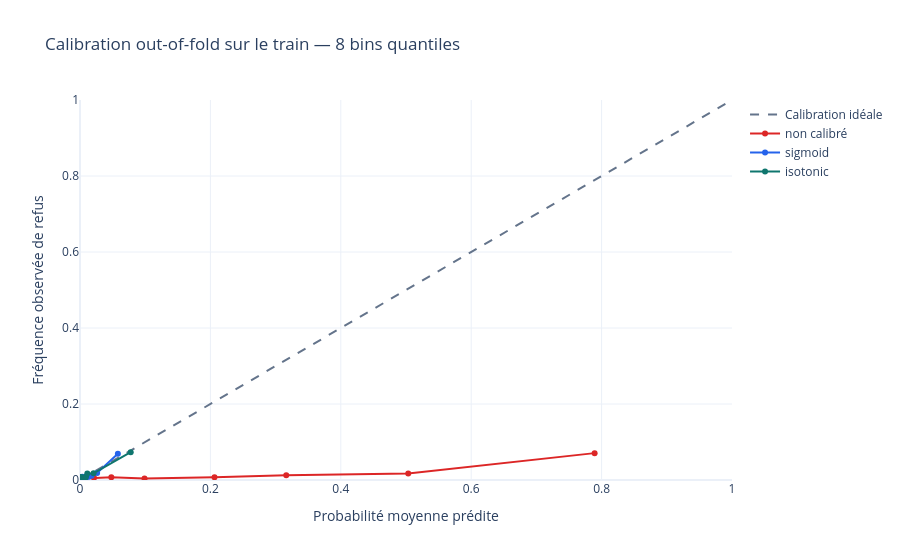

Source (notebook cell):
### Code cell
calibration_figure = go.Figure()
calibration_figure.add_trace(
    go.Scatter(
        x=[0, 1],
        y=[0, 1],
        mode="lines",
        name="Calibration idéale",
        line={"color": "#64748B", "dash": "dash"},
    )
)

method_colors = {
    "non calibré": "#DC2626",
    "sigmoid": "#2563EB",
    "isotonic": "#0F766E",
}
for method, probabilities in oof_probabilities_by_method.items():
    observed_frequency, predicted_probability = calibration_curve(
        y_train,
        probabilities,
        n_bins=8,
        strategy="quantile",
    )
    calibration_figure.add_trace(
        go.Scatter(
            x=predicted_probability,
            y=observed_frequency,
            mode="lines+markers",
            name=method,
            line={"color": method_colors[method]},
        )
    )

calibration_figure.update_layout(
    title="Calibration out-of-fold sur le train — 8 bins quantiles",
    xaxis_title="Probabilité moyenne prédite",
    yaxis_title="Fréquence observée de refus",
    xaxis={"range": [0, 1]},
    yaxis={"range": [0, 1]},
)
calibration_figure.show()

### Figure 1 — Plotly figure (JSON) as saved in the notebook; plotly's stock layout.template omitted (floating-point values rounded to 4 significant figures)
{"data": [{"line": {"color": "#64748B", "dash": "dash"}, "mode": "lines", "name": "Calibration idéale", "type": "scatter", "x": [0, 1], "y": [0, 1]}, {"line": {"color": "#DC2626"}, "mode": "lines+markers", "name": "non calibré", "type": "scatter", "x": [0.006791, 0.02141, 0.04807, 0.09896, 0.2063, 0.3163, 0.5034, 0.7893], "y": [0.004243, 0.005658, 0.007072, 0.004243, 0.007072, 0.01273, 0.01697, 0.07072]}, {"line": {"color": "#2563EB"}, "mode": "lines+markers", "name": "sigmoid", "type": "scatter", "x": [0.001787, 0.00366, 0.005781, 0.008675, 0.01328, 0.01776, 0.02626, 0.05806], "y": [0.004243, 0.008487, 0.004243, 0.004243, 0.008487, 0.01132, 0.01839, 0.06931]}, {"line": {"color": "#0F766E"}, "mode": "lines+markers", "name": "isotonic", "type": "scatter", "x": [0.002025, 0.005943, 0.007167, 0.00845, 0.009257, 0.01119, 0.02077, 0.07775], "y": [0.008141, 0.003842, 0.004992, 0.006557, 0.009324, 0.01708, 0.01772, 0.07305]}], "layout": {"title": {"text": "Calibration out-of-fold sur le train — 8 bins quantiles"}, "xaxis": {"range": [0, 1], "title": {"text": "Probabilité moyenne prédite"}}, "yaxis": {"range": [0, 1], "title": {"text": "Fréquence observée de refus"}}}}
